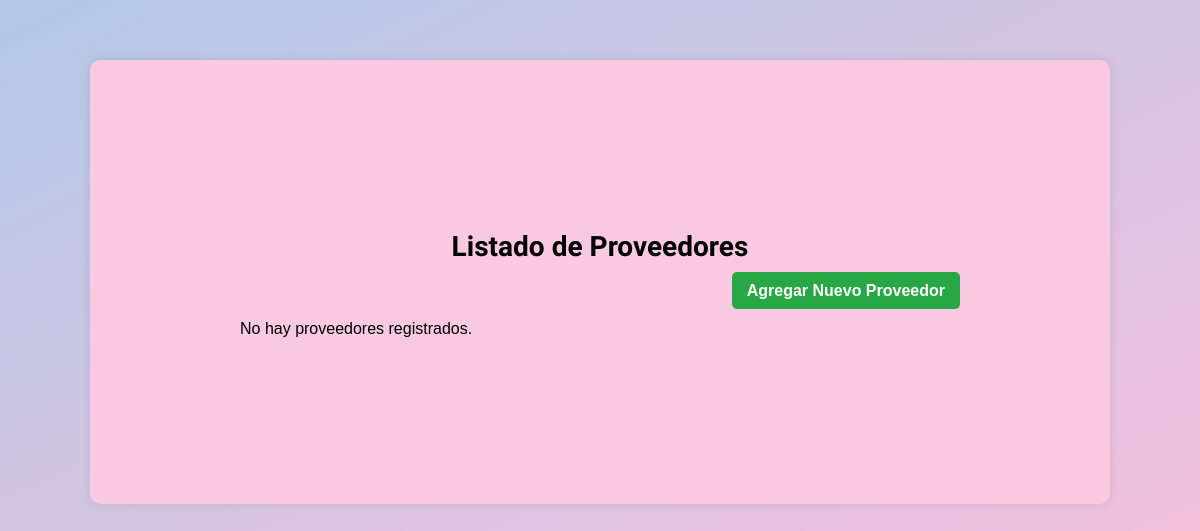
Before: /Listar_proveedores.php with the older database file.
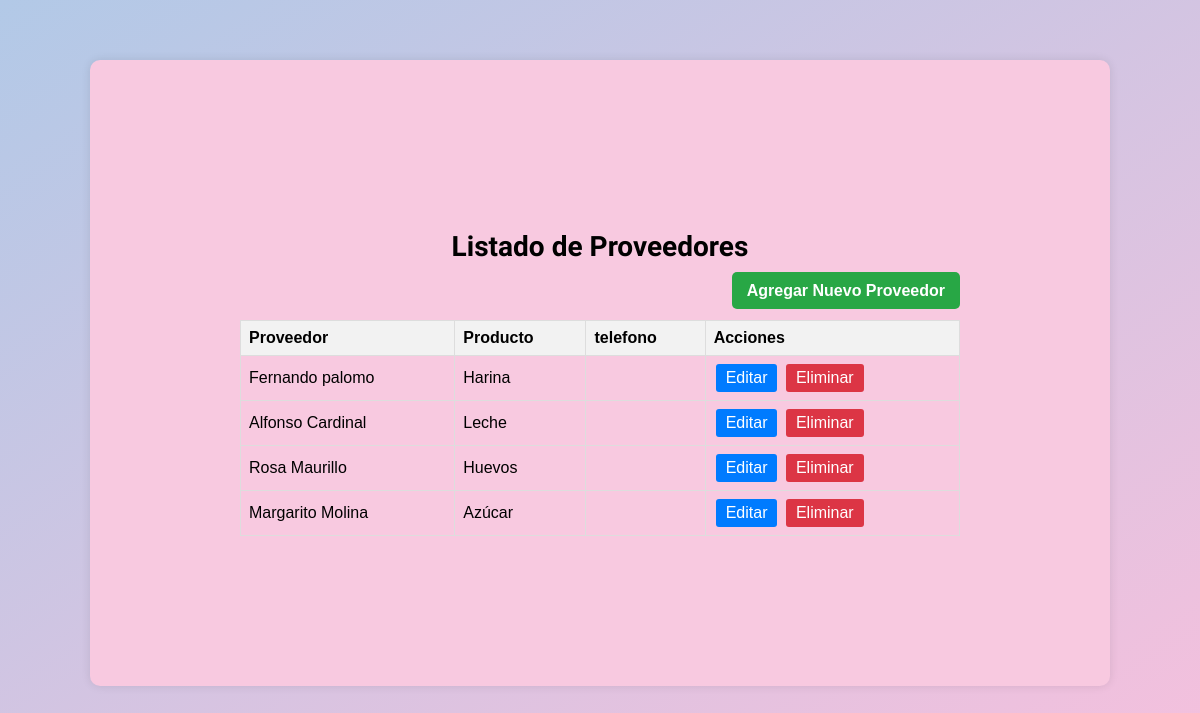
After: the same page with the newer database file.
### tables this page shows
CREATE TABLE `proveedores` (
  `id_proveedor` int(11) NOT NULL,
  `nombre` varchar(100) NOT NULL,
  `producto` varchar(100) NOT NULL,
  `fecha_ultima_compra` date NOT NULL
);

### Listar_proveedores.php (the view, shortened to what this page needs)
<?php
require_once '../including/conexion.php';
$query = "SELECT id_proveedor, nombre, producto, telefono FROM proveedores";
$resultado = $conexion->query($query);
?>
<!DOCTYPE html>
<html lang="es">
<head>
    <link rel="stylesheet" href="../styles/Style4.css">
</head>
<body>
    <main class="contenedor">
        <h1>Listado de Proveedores</h1>
        <div class="contenedor-botones-arriba">
            <a href="agregar_proveedor.php" class="btn-agregar">Agregar Nuevo Proveedor</a>
        </div>
        <?php if ($resultado && $resultado->num_rows > 0): ?>
            <table class="tabla-proveedores">
                <thead>
                    <tr>
                        <th>Proveedor</th>
                        <th>Producto</th>
                        <th>telefono</th>
                        <th>Acciones</th>
                    </tr>
                </thead>
                <tbody>
                    <?php while($proveedor = $resultado->fetch_assoc()): ?>
                        <tr>
                            <td><?php echo htmlspecialchars($proveedor['nombre']); ?></td>
                            <td><?php echo htmlspecialchars($proveedor['producto']); ?></td>
                            <td><?php echo htmlspecialchars($proveedor['telefono']); ?></td>
                            <td class="acciones">
                                <a href="editar_proveedores.php?id=<?php echo htmlspecialchars($proveedor['id_proveedor']); ?>" class="btn-editar">Editar</a>
                                <a href="eliminar_proveedores.php?id=<?php echo htmlspecialchars($proveedor['id_proveedor']); ?>" class="btn-eliminar" onclick="return confirm('¿Estás seguro de que quieres eliminar este proveedor?');">Eliminar</a>
                            </td>
                        </tr>
                    <?php endwhile; ?>
                </tbody>
            </table>
        <?php else: ?>
            <p>No hay proveedores registrados.</p>
        <?php endif; ?>
    </main>
</body>
</html>

Changed rows visible on the page:
added proveedores: nombre "Fernando palomo", producto "Harina"
added proveedores: nombre "Alfonso Cardinal", producto "Leche"
added proveedores: nombre "Rosa Maurillo", producto "Huevos"
added proveedores: nombre "Margarito Molina", producto "Azúcar"
Other visible differences:
text no longer shown: "No hay proveedores registrados."
text now shown: "Proveedor Producto telefono Acciones"
